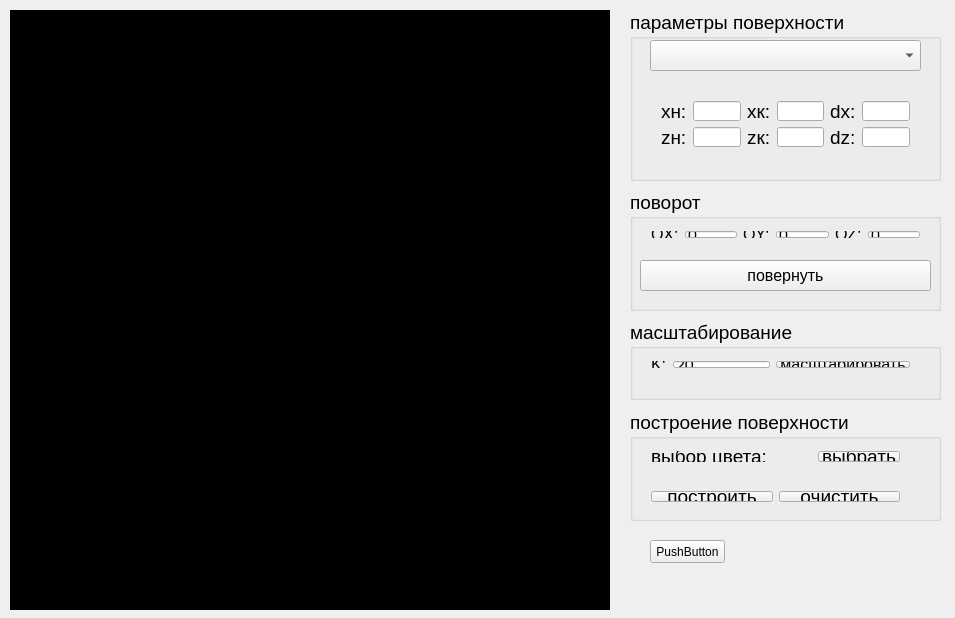
<?xml version="1.0" encoding="UTF-8"?>
<ui version="4.0">
 <class>MainWindow</class>
 <widget class="QMainWindow" name="MainWindow">
  <property name="geometry">
   <rect>
    <x>0</x>
    <y>0</y>
    <width>955</width>
    <height>618</height>
   </rect>
  </property>
  <property name="windowTitle">
   <string>Лабораторная работа №10. Алгоритм плавающего горизонта.</string>
  </property>
  <widget class="QWidget" name="centralWidget">
   <widget class="QWidget" name="draw_widget" native="true">
    <property name="geometry">
     <rect>
      <x>10</x>
      <y>10</y>
      <width>600</width>
      <height>600</height>
     </rect>
    </property>
    <property name="styleSheet">
     <string notr="true">background-color:black;</string>
    </property>
   </widget>
   <widget class="QGroupBox" name="groupBox">
    <property name="geometry">
     <rect>
      <x>630</x>
      <y>10</y>
      <width>311</width>
      <height>171</height>
     </rect>
    </property>
    <property name="font">
     <font>
      <pointsize>14</pointsize>
     </font>
    </property>
    <property name="title">
     <string>параметры поверхности</string>
    </property>
    <widget class="QComboBox" name="comboBox_surface">
     <property name="geometry">
      <rect>
       <x>20</x>
       <y>30</y>
       <width>271</width>
       <height>31</height>
      </rect>
     </property>
     <property name="font">
      <font>
       <pointsize>14</pointsize>
      </font>
     </property>
    </widget>
    <widget class="QWidget" name="layoutWidget">
     <property name="geometry">
      <rect>
       <x>20</x>
       <y>80</y>
       <width>271</width>
       <height>68</height>
      </rect>
     </property>
     <layout class="QHBoxLayout" name="horizontalLayout">
      <property name="sizeConstraint">
       <enum>QLayout::SetNoConstraint</enum>
      </property>
      <item>
       <layout class="QVBoxLayout" name="verticalLayout">
        <item>
         <widget class="QLabel" name="label">
          <property name="font">
           <font>
            <pointsize>14</pointsize>
           </font>
          </property>
          <property name="text">
           <string>xн:</string>
          </property>
         </widget>
        </item>
        <item>
         <widget class="QLabel" name="label_6">
          <property name="font">
           <font>
            <pointsize>14</pointsize>
           </font>
          </property>
          <property name="text">
           <string>zн:</string>
          </property>
         </widget>
        </item>
       </layout>
      </item>
      <item>
       <layout class="QVBoxLayout" name="verticalLayout_2">
        <item>
         <widget class="QLineEdit" name="x_start_lineEdit"/>
        </item>
        <item>
         <widget class="QLineEdit" name="z_start_lineEdit"/>
        </item>
       </layout>
      </item>
      <item>
       <layout class="QVBoxLayout" name="verticalLayout_3">
        <item>
         <widget class="QLabel" name="label_2">
          <property name="font">
           <font>
            <pointsize>14</pointsize>
           </font>
          </property>
          <property name="text">
           <string>xк:</string>
          </property>
         </widget>
        </item>
        <item>
         <widget class="QLabel" name="label_5">
          <property name="font">
           <font>
            <pointsize>14</pointsize>
           </font>
          </property>
          <property name="text">
           <string>zк:</string>
          </property>
         </widget>
        </item>
       </layout>
      </item>
      <item>
       <layout class="QVBoxLayout" name="verticalLayout_4">
        <item>
         <widget class="QLineEdit" name="x_end_lineEdit"/>
        </item>
        <item>
         <widget class="QLineEdit" name="z_end_lineEdit"/>
        </item>
       </layout>
      </item>
      <item>
       <layout class="QVBoxLayout" name="verticalLayout_5">
        <item>
         <widget class="QLabel" name="label_3">
          <property name="font">
           <font>
            <pointsize>14</pointsize>
           </font>
          </property>
          <property name="text">
           <string>dx:</string>
          </property>
         </widget>
        </item>
        <item>
         <widget class="QLabel" name="label_4">
          <property name="font">
           <font>
            <pointsize>14</pointsize>
           </font>
          </property>
          <property name="text">
           <string>dz:</string>
          </property>
         </widget>
        </item>
       </layout>
      </item>
      <item>
       <layout class="QVBoxLayout" name="verticalLayout_6">
        <item>
         <widget class="QLineEdit" name="delta_x_lineEdit"/>
        </item>
        <item>
         <widget class="QLineEdit" name="delta_z_lineEdit"/>
        </item>
       </layout>
      </item>
     </layout>
    </widget>
   </widget>
   <widget class="QGroupBox" name="groupBox_2">
    <property name="geometry">
     <rect>
      <x>630</x>
      <y>190</y>
      <width>311</width>
      <height>121</height>
     </rect>
    </property>
    <property name="font">
     <font>
      <pointsize>14</pointsize>
     </font>
    </property>
    <property name="title">
     <string>поворот</string>
    </property>
    <widget class="QPushButton" name="rotate_pushButton">
     <property name="geometry">
      <rect>
       <x>10</x>
       <y>70</y>
       <width>291</width>
       <height>31</height>
      </rect>
     </property>
     <property name="font">
      <font>
       <pointsize>12</pointsize>
      </font>
     </property>
     <property name="text">
      <string>повернуть</string>
     </property>
    </widget>
    <widget class="QWidget" name="layoutWidget">
     <property name="geometry">
      <rect>
       <x>10</x>
       <y>30</y>
       <width>291</width>
       <height>29</height>
      </rect>
     </property>
     <layout class="QHBoxLayout" name="horizontalLayout_7">
      <item>
       <layout class="QHBoxLayout" name="horizontalLayout_2">
        <item>
         <widget class="QLabel" name="label_7">
          <property name="font">
           <font>
            <pointsize>12</pointsize>
           </font>
          </property>
          <property name="text">
           <string>OX:</string>
          </property>
         </widget>
        </item>
        <item>
         <widget class="QLineEdit" name="rotate_ox_lineEdit">
          <property name="font">
           <font>
            <pointsize>12</pointsize>
           </font>
          </property>
          <property name="text">
           <string>0</string>
          </property>
         </widget>
        </item>
       </layout>
      </item>
      <item>
       <layout class="QHBoxLayout" name="horizontalLayout_3">
        <item>
         <widget class="QLabel" name="label_8">
          <property name="font">
           <font>
            <pointsize>12</pointsize>
           </font>
          </property>
          <property name="text">
           <string>OY:</string>
          </property>
         </widget>
        </item>
        <item>
         <widget class="QLineEdit" name="rotate_oy_lineEdit">
          <property name="font">
           <font>
            <pointsize>12</pointsize>
           </font>
          </property>
          <property name="text">
           <string>0</string>
          </property>
         </widget>
        </item>
       </layout>
      </item>
      <item>
       <layout class="QHBoxLayout" name="horizontalLayout_4">
        <item>
         <widget class="QLabel" name="label_9">
          <property name="font">
           <font>
            <pointsize>12</pointsize>
           </font>
          </property>
          <property name="text">
           <string>OZ:</string>
          </property>
         </widget>
        </item>
        <item>
         <widget class="QLineEdit" name="rotate_oz_lineEdit">
          <property name="font">
           <font>
            <pointsize>12</pointsize>
           </font>
          </property>
          <property name="text">
           <string>0</string>
          </property>
         </widget>
        </item>
       </layout>
      </item>
     </layout>
    </widget>
   </widget>
   <widget class="QGroupBox" name="groupBox_3">
    <property name="geometry">
     <rect>
      <x>630</x>
      <y>410</y>
      <width>311</width>
      <height>111</height>
     </rect>
    </property>
    <property name="font">
     <font>
      <pointsize>14</pointsize>
     </font>
    </property>
    <property name="title">
     <string>построение поверхности</string>
    </property>
    <widget class="QWidget" name="layoutWidget">
     <property name="geometry">
      <rect>
       <x>10</x>
       <y>30</y>
       <width>271</width>
       <height>33</height>
      </rect>
     </property>
     <layout class="QHBoxLayout" name="horizontalLayout_5">
      <item>
       <widget class="QLabel" name="label_10">
        <property name="text">
         <string>выбор цвета:</string>
        </property>
       </widget>
      </item>
      <item>
       <widget class="QWidget" name="color_widget" native="true">
        <property name="styleSheet">
         <string notr="true"/>
        </property>
       </widget>
      </item>
      <item>
       <widget class="QPushButton" name="choose_color_pushButton">
        <property name="text">
         <string>выбрать</string>
        </property>
       </widget>
      </item>
     </layout>
    </widget>
    <widget class="QWidget" name="layoutWidget">
     <property name="geometry">
      <rect>
       <x>10</x>
       <y>70</y>
       <width>271</width>
       <height>33</height>
      </rect>
     </property>
     <layout class="QHBoxLayout" name="horizontalLayout_6">
      <item>
       <widget class="QPushButton" name="draw_surface_pushButton">
        <property name="text">
         <string>построить</string>
        </property>
       </widget>
      </item>
      <item>
       <widget class="QPushButton" name="clear_pushButton">
        <property name="text">
         <string>очистить</string>
        </property>
       </widget>
      </item>
     </layout>
    </widget>
   </widget>
   <widget class="QGroupBox" name="groupBox_4">
    <property name="geometry">
     <rect>
      <x>630</x>
      <y>320</y>
      <width>311</width>
      <height>80</height>
     </rect>
    </property>
    <property name="font">
     <font>
      <pointsize>14</pointsize>
     </font>
    </property>
    <property name="title">
     <string>масштабирование</string>
    </property>
    <widget class="QWidget" name="layoutWidget">
     <property name="geometry">
      <rect>
       <x>10</x>
       <y>30</y>
       <width>281</width>
       <height>29</height>
      </rect>
     </property>
     <layout class="QHBoxLayout" name="horizontalLayout_8">
      <item>
       <widget class="QLabel" name="label_11">
        <property name="font">
         <font>
          <pointsize>12</pointsize>
         </font>
        </property>
        <property name="text">
         <string>K:</string>
        </property>
       </widget>
      </item>
      <item>
       <widget class="QLineEdit" name="k_lineEdit">
        <property name="font">
         <font>
          <pointsize>12</pointsize>
         </font>
        </property>
        <property name="text">
         <string>20</string>
        </property>
       </widget>
      </item>
      <item>
       <widget class="QPushButton" name="pushButton">
        <property name="font">
         <font>
          <pointsize>12</pointsize>
         </font>
        </property>
        <property name="text">
         <string>масштабировать</string>
        </property>
       </widget>
      </item>
     </layout>
    </widget>
   </widget>
   <widget class="QPushButton" name="pushButton_2">
    <property name="geometry">
     <rect>
      <x>650</x>
      <y>540</y>
      <width>75</width>
      <height>23</height>
     </rect>
    </property>
    <property name="text">
     <string>PushButton</string>
    </property>
   </widget>
  </widget>
 </widget>
 <layoutdefault spacing="6" margin="11"/>
 <resources/>
 <connections/>
</ui>
